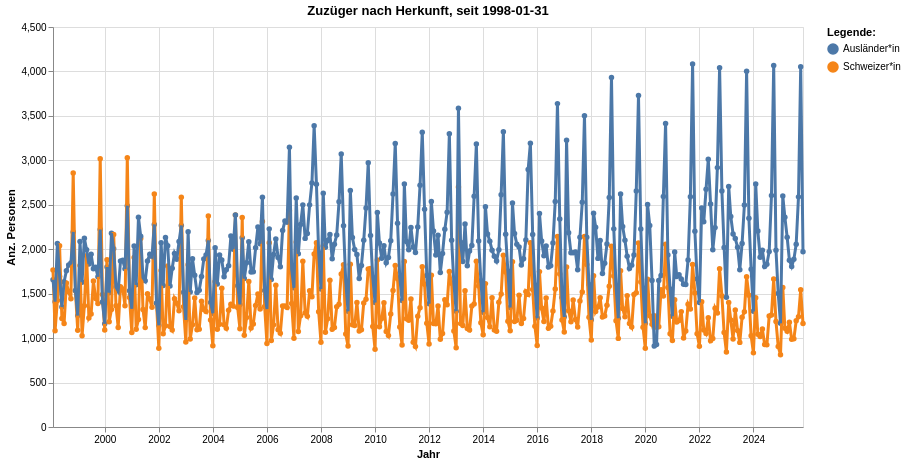

Notebook code for this chart:
### Code cell
grafik1 = mypy_dv.plot_altair_multiline_highlight(
    data = myAgg1.reset_index()
    ,x = 'StichtagDat:T'
    ,y = 'sum_ZuzuWir:Q'
    ,x_beschriftung = 'Jahr'
    , y_beschriftung = 'Anz. Personen'
    ,category = "HerkunftLang:N"
    ,category_beschriftung= 'Legende:'
    ,warning_status = "ignore" #always or ignore
    ,myTitle="Zuzüger nach Herkunft, seit "+data_min_date
)
grafik1

### Figure 1 — Vega-Lite specification as saved in the notebook (floating-point values rounded to 4 significant figures; data arrays with more than 128 entries replaced by an {"elided": "..."} marker saying what was removed)
{"config": {"view": {"continuousWidth": 300, "continuousHeight": 300}}, "layer": [{"mark": {"type": "circle"}, "encoding": {"color": {"field": "HerkunftLang", "legend": {"orient": "right", "title": "Legende:"}, "type": "nominal"}, "opacity": {"value": 1.3}, "tooltip": [{"field": "StichtagDat", "type": "temporal"}, {"field": "HerkunftLang", "type": "nominal"}, {"field": "sum_ZuzuWir", "type": "quantitative"}], "x": {"axis": {"title": "Jahr"}, "field": "StichtagDat", "type": "temporal"}, "y": {"axis": {"title": "Anz. Personen"}, "field": "sum_ZuzuWir", "type": "quantitative"}}, "name": "view_1", "title": "Zuzüger nach Herkunft, seit 1998-01-31"}, {"mark": {"type": "line"}, "encoding": {"color": {"field": "HerkunftLang", "legend": {"orient": "right", "title": "Legende:"}, "type": "nominal"}, "size": {"condition": {"test": {"not": {"param": "param_1"}}, "value": 1.2}, "value": 3}, "tooltip": [{"field": "StichtagDat", "type": "temporal"}, {"field": "HerkunftLang", "type": "nominal"}, {"field": "sum_ZuzuWir", "type": "quantitative"}], "x": {"axis": {"title": "Jahr"}, "field": "StichtagDat", "type": "temporal"}, "y": {"axis": {"title": "Anz. Personen"}, "field": "sum_ZuzuWir", "type": "quantitative"}}, "title": "Zuzüger nach Herkunft, seit 1998-01-31"}], "data": {"name": "data-b63a4458ffa1a4dd50f21006ae66a069"}, "height": 400, "params": [{"name": "param_1", "select": {"type": "point", "fields": ["HerkunftLang:N"], "nearest": true, "on": "pointerover"}, "views": ["view_1"]}], "width": 750, "$schema": "https://vega.github.io/schema/vega-lite/v5.8.0.json", "datasets": {"data-b63a4458ffa1a4dd50f21006ae66a069": {"elided": "668 records"}}}
